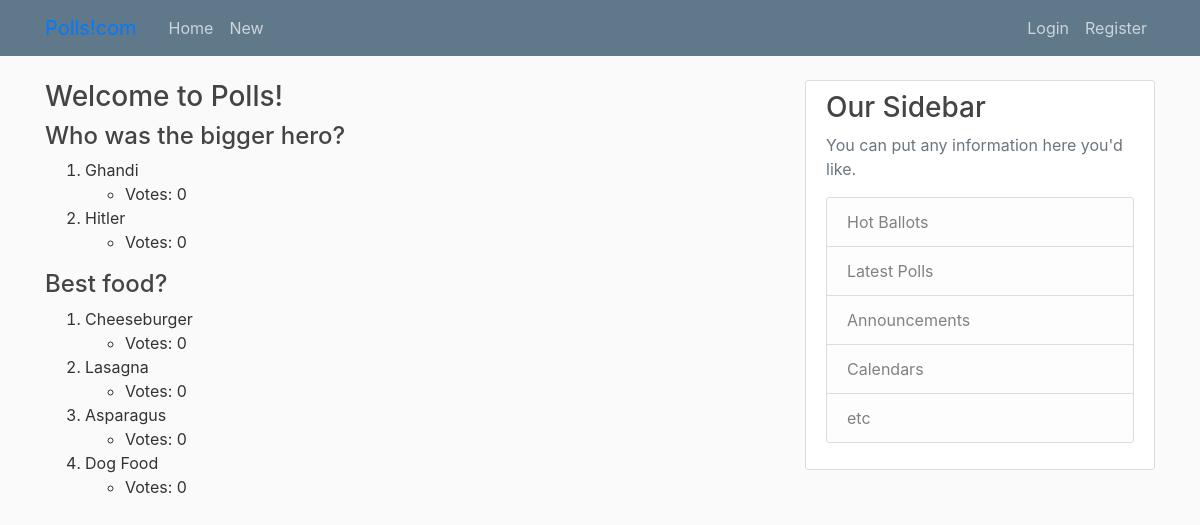
Screenshot of /polls/ with the database file from the repository.
### polls/models.py (models this page shows, shortened)
class Poll(models.Model):
    title = models.CharField(max_length=200, default="Poll Title")

class PollChoice(models.Model):
    content = models.CharField(max_length=100)
    votes = models.IntegerField(default=0)
    poll = models.ForeignKey(Poll, on_delete=models.CASCADE)

### polls/views.py (the view)
# urls.py: path("", views.index, name="index"),
def index(request):
    context = {
        'polls': Poll.objects.all(),
        'choices': PollChoice.objects.all()
    }
    return render(request, "polls/index.html", context)

### polls/templates/polls/index.html
{% extends 'polls/layout.html' %}
{% block content %}
    <h3>Welcome to Polls!</h3>
    {% if not polls %}
        <p>No polls yet! Create one <a href="{% url 'polls:new' %}">here</a>.</p>
    {% else %}
        {% for poll in polls %}
        <div class="poll">
            <h4>{{poll.title}}</h4>
            <ol>
                {% for choice in poll.pollchoice_set.all %}
                    <li>
                        {{choice.content}}
                        <ul class="votes">
                            <li><span class="label">Votes: </span>{{choice.votes}}</li>
                        </ul>
                    </li>
                {% endfor %}
            </ol>
        </div>
        {% endfor %}
    {% endif %}
{% endblock %}

### polls/templates/polls/layout.html (shortened to what this page needs)
{% load static %}
<!DOCTYPE html>
<html lang="en">
    <head>
        <link rel="stylesheet" href="https://maxcdn.bootstrapcdn.com/bootstrap/4.0.0/css/bootstrap.min.css">
        <link rel="stylesheet" href="{% static 'polls/main.css' %}">
    </head>
    <body>
        <header class="site-header">
            <nav class="navbar navbar-expand-md nav-bar-dark bg-steel fixed-top">
                <div class="container">
                    <a class="navbar-brand mr-4" href="{% url 'polls:index' %}">Polls!com</a>
                    <div class="collapse navbar-collapse" id="navbarToggle">
                        <div class="navbar-nav mr-auto">
                            <a class="nav-item nav-link" href="{% url 'polls:index' %}">Home</a>
                            <a class="nav-item nav-link" href="{% url 'polls:new' %}">New</a>
                        </div>
                        <div class="navbar-nav">
                            <a class="nav-item nav-link" href="#">Login</a>
                            <a class="nav-item nav-link" href="#">Register</a>
                        </div>
                    </div>
                </div>
            </nav>
        </header>
        <main role="main" class="container">
            <div class="row">
                <div class="col-md-8">
                    {% block content %}{% endblock %}
                </div>
                <div class="col-md-4">
                    <div class="content-section">
                        <h3>Our Sidebar</h3>
                        <p class='text-muted'>You can put any information here you'd like.
                        <ul class="list-group">
                            <li class="list-group-item list-group-item-light">Hot Ballots</li>
                            <li class="list-group-item list-group-item-light">Latest Polls</li>
                            <li class="list-group-item list-group-item-light">Announcements</li>
                            <li class="list-group-item list-group-item-light">Calendars</li>
                            <li class="list-group-item list-group-item-light">etc</li>
                        </ul>
                        </p>
                    </div>
                </div>
            </div>
        </main>
    </body>
</html>

### polls/static/polls/main.css (style rules this page uses)
body { background: #fafafa; color: #333333; margin-top: 5rem; }
h1, h2, h3, h4, h5, h6 { color: #444444; }
ul { margin: 0; }
.bg-steel { background-color: #5f788a; }
.site-header .navbar-nav .nav-link { color: #cbd5db; }
.content-section { background: #ffffff; padding: 10px 20px; border: 1px solid #dddddd; border-radius: 3px; margin-bottom: 20px; }

### rows the page displays
Poll: title "Who was the bigger hero?"
PollChoice: content "Ghandi", votes "0"
PollChoice: content "Hitler", votes "0"
Poll: title "Best food?"
PollChoice: content "Cheeseburger", votes "0"
PollChoice: content "Lasagna", votes "0"
PollChoice: content "Asparagus", votes "0"
PollChoice: content "Dog Food", votes "0"
